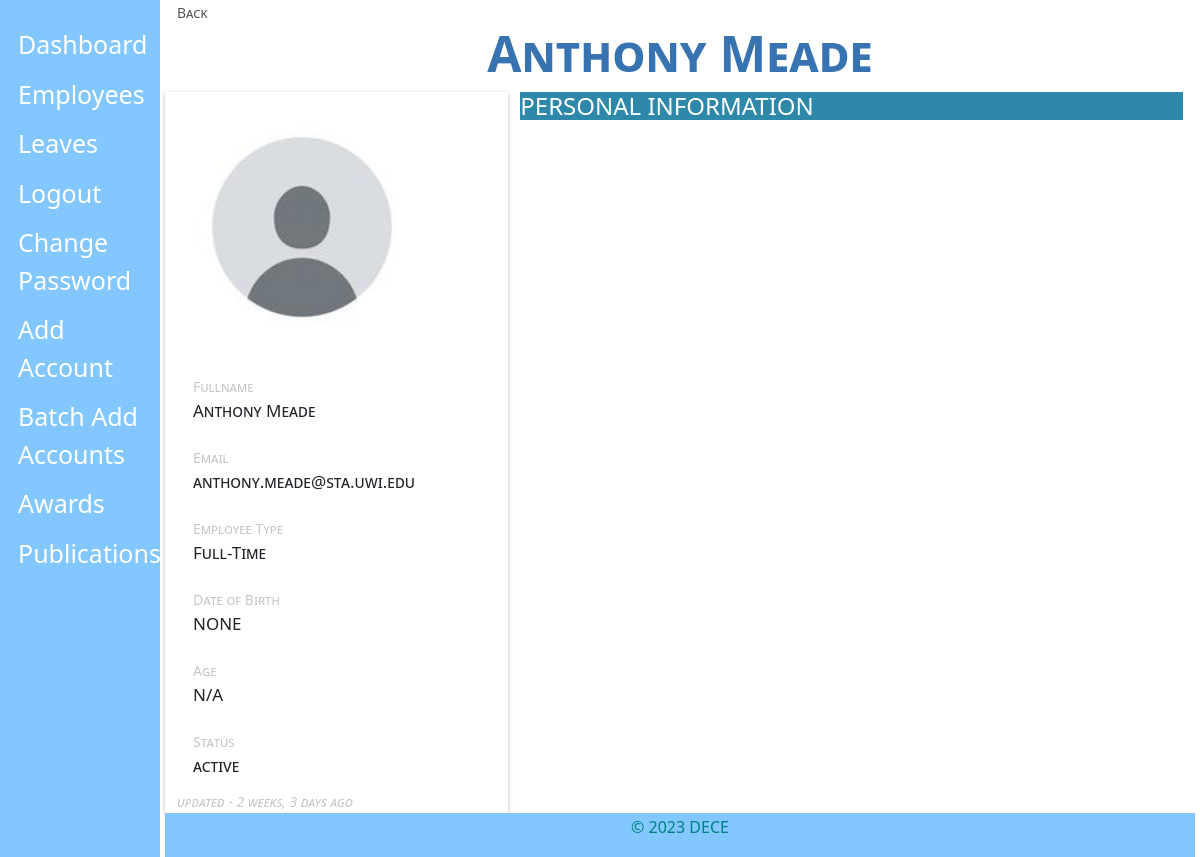
Page /admin_view/employee/213/ (signed in) on the earlier database version.
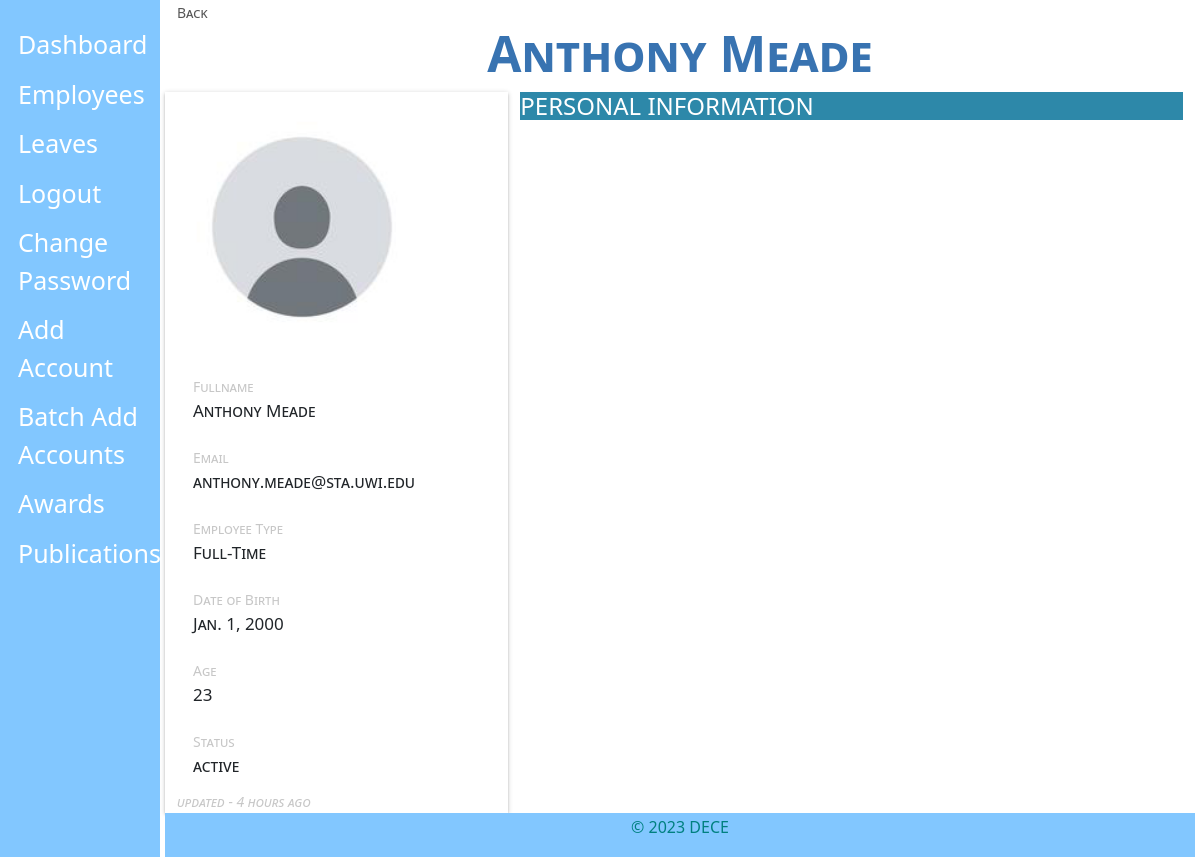
Same page on the later database version.
### staff_app/models.py (models this page shows, shortened)
class Employee(models.Model):
    MALE = 'male'
    FEMALE = 'female'
    OTHER = 'other'
    NOT_KNOWN = 'Not Known'
    GENDER = (
        (MALE, 'Male'),
        (FEMALE, 'Female'),
        (OTHER, 'Other'),
        (NOT_KNOWN, 'Not Known'),
    )
    MR = 'Mr'
    MRS = 'Mrs'
    MSS = 'Mss'
    DR = 'Dr'
    SIR = 'Sir'
    MADAM = 'Madam'
    TITLE = (
        (MR, 'Mr'),
        (MRS, 'Mrs'),
        (MSS, 'Mss'),
        (DR, 'Dr'),
        (SIR, 'Sir'),
        (MADAM, 'Madam'),
    )
    FULL_TIME = 'Full-Time'
    PART_TIME = 'Part-Time'
    CONTRACT = 'Contract'
    INTERN = 'Intern'
    EMPLOYEETYPE = (
        (FULL_TIME, 'Full-Time'),
        (PART_TIME, 'Part-Time'),
        (CONTRACT, 'Contract'),
        (INTERN, 'Intern'),
    )
    user = models.ForeignKey(CustomUser, on_delete=models.CASCADE, default=1)
    title = models.CharField(_('Title'), max_length=10,
                             default=MR, choices=TITLE, blank=False, null=True)
    image = models.ImageField(_('Profile Image'), upload_to='profiles/', default='profiles/default.png', blank=True,
                              null=True, help_text='upload image size less than 2.0MB')  # work on path username-date/image
    firstname = models.CharField(
        _('Firstname'), max_length=125, null=False, blank=False)
    lastname = models.CharField(
        _('Lastname'), max_length=125, null=False, blank=False)
    othername = models.CharField(
        _('Othername (optional)'), max_length=125, null=True, blank=True)
    sex = models.CharField(_('Gender'), max_length=10,
                           default=NOT_KNOWN, choices=GENDER, blank=False)
    email = models.EmailField(
        _('Email'), max_length=255, default=None, blank=True, null=True)
    tel = PhoneNumberField(null=False, blank=False,
                           verbose_name='Phone Number')
    bio = models.CharField(_('Bio'), max_length=255,
                           default='', null=True, blank=True)
    birthday = models.DateField(
        _('Date of Birth'), blank=False, null=True)
    nisnumber = models.PositiveIntegerField(
        _('NIS Number'), null=True, blank=True)
    employeetype = models.CharField(_('Employee Type'), max_length=15,
                                    default=FULL_TIME, choices=EMPLOYEETYPE, blank=False, null=True)
    vitae = models.FileField(_('Cirriculum Vitae'), upload_to='vitae/', blank=True,
                             null=True, help_text='upload in .docx or .pdf')
    is_blocked = models.BooleanField(
        _('Is Blocked'), help_text='button to toggle employee block and unblock', default=False)
    is_deleted = models.BooleanField(
        _('Is Deleted'), help_text='button to toggle employee deleted and undelete', default=False)
    created = models.DateTimeField(verbose_name=_(
        'Created'), auto_now_add=True, null=True)
    updated = models.DateTimeField(
        verbose_name=_('Updated'), auto_now=True, null=True)
    objects = EmployeeManager()
    class Meta:
        verbose_name = _('Employee')
        verbose_name_plural = _('Employees')
        ordering = ['-created']
    @ property
    def get_full_name(self):
        fullname = ''
        firstname = self.firstname
        lastname = self.lastname
        othername = self.othername
        if (firstname and lastname) or othername is None:
            fullname = firstname + ' ' + lastname
            return fullname
        elif othername:
            fullname = firstname + ' ' + othername + ' '+lastname
            return fullname
        return
    @ property
    def get_age(self):
        current_year = datetime.date.today().year
        dateofbirth_year = self.birthday.year
        if dateofbirth_year:
            return current_year - dateofbirth_year
        return

### admin_app/views.py (the view)
# urls.py: path('employee/<int:id>/', views.employees_info, name="info"),
def employees_info(request, id):
    if not (request.user.is_authenticated and request.user.is_superuser):
        return redirect('hris:home')
    employee = get_object_or_404(Employee, user_id=id)
    dataset = dict()
    dataset['employee'] = employee
    dataset['title'] = 'profile - {0}'.format(employee.get_full_name)
    return render(request, "admin/employee_info.html", dataset)

### admin_app/managers.py (called while the page is built)
    def get_queryset(self):
        return super().get_queryset().filter(is_deleted=False)

### templates/admin/employee_info.html (shortened to what this page needs)
{% extends 'base.html' %}
{% load humanize %}
{% block content %}
    <section class="content">
        <section class="container-fluid">
            <section class="row">
                <section class="col col-lg-12">
                    <span><a href="{{request.META.HTTP_REFERER|escape}}" style="color:#565656;">Back</a></span>
                </section>
            </section>
            <section class="row">
                <section class="text-center">
                    <h3><span class="employee-name-title">{{ employee.get_full_name}}</span></h3>
                </section>
            </section>
            <section class="row">
                <section class="col col-lg-4 col-md-4 col-sm-12 profile-wrapper">
                    <img src="{{ employee.image.url}}" class="img-fluid rounded-circle-image" >
                    <section class="text-centered" style="margin-top: 3px;">
                        <ul class="list-group">
                            <li class="list-group-item"><span>Fullname</span> <div>{{ employee.get_full_name }}</div></li>
                            {% if employee.email %}
                                <li class="list-group-item"><span>Email</span> <div>{{ employee.email}}</div></li>
                            {% endif %}
                            <li class="list-group-item"><span>Employee Type</span> <div>{{ employee.employeetype}}</div></li>
                            {% if employee.birthday %}
                                <li class="list-group-item"><span>Date of Birth</span> <div>{{ employee.birthday}}</div></li>
                                <li class="list-group-item"><span>Age </span><div>{{ employee.get_age }}</div></li>
                            {% else %}
                                <li class="list-group-item"><span>Date of Birth</span> <div>NONE</div></li>
                                <li class="list-group-item"><span>Age </span><div>N/A</div></li>
                            {% endif %}
                            {% if employee.is_blocked %}
                            <li class="list-group-item"><span>Status</span> <div>Inactive</div></li>
                            {% else %}
                            <li class="list-group-item"><span>Status</span><div> active</div></li>
                            {% endif %}
                            <div>
                                <span style="font-style: italic;">updated - {{employee.updated|naturaltime}}</span>
                            </div>
                        </ul>
                    </section>
                </section>
                <section class="col col-lg-8" >
                    <div class="panel-group" id="accordion" role="tablist" aria-multiselectable="true">
                        <div class="panel panel-default">
                            <div class="panel-heading" role="tab" id="headingOne">
                                <h4 class="panel-title">
                                    <a role="button" data-toggle="collapse" data-parent="#accordion" href="#collapseOne" aria-expanded="true" aria-controls="collapseOne" >
                                        PERSONAL INFORMATION
                                    </a>
                                </h4>
                            </div>
                        </div>
                    </div>
                </section>
            </section>
        </section>
    </section>
 {% endblock %}

### templates/base.html (shortened to what this page needs)
{% load static %}
{% load humanize %}
<!DOCTYPE html>
<html lang="en">
<head>
    <link rel="stylesheet" type="text/CSS" href="{% static "css/bootstrap.min.css" %}">
</head>
<body>
    <div class="sidenav">
        {% if user.is_superuser%}
            <a href="{% url 'admin_app:admin-home' %}">Dashboard</a>
            <a href="{% url 'admin_app:employees' %} ">Employees</a>
            <a href="{% url 'admin_app:leaves' %}">Leaves</a>
            <a href="{% url 'hris:logout' %}">Logout</a>
            <a href="{% url 'hris:password_change' %}">Change Password</a>
            <a href="{% url 'hris:add-account-view' %}">Add Account</a>
            <a href="{% url 'hris:batch-add' %}">Batch Add Accounts</a>
            <a href="{% url 'admin_app:awards' %}">Awards</a>
            <a href="{% url 'admin_app:publications' %}">Publications</a>
        {% endif %}
    </div>
    <div class="main">
        {% block content %}{% endblock %}
            <footer class="footer">
                <div class="container-fluid">
                    <p class="copyright pull-right">
                        &copy; <script>document.write(new Date().getFullYear())</script> DECE
                    </p>
                </div>
            </footer>
        </div>
</body>
</html>

Differences in the rows shown:
changed Employee "Anthony Meade": birthday (not shown) → "Jan. 1, 2000"; get_age (not shown) → "23"; updated "2 weeks, 3 days ago" → "4 hours ago"
Other differences:
text no longer shown: "NONE N/A"
